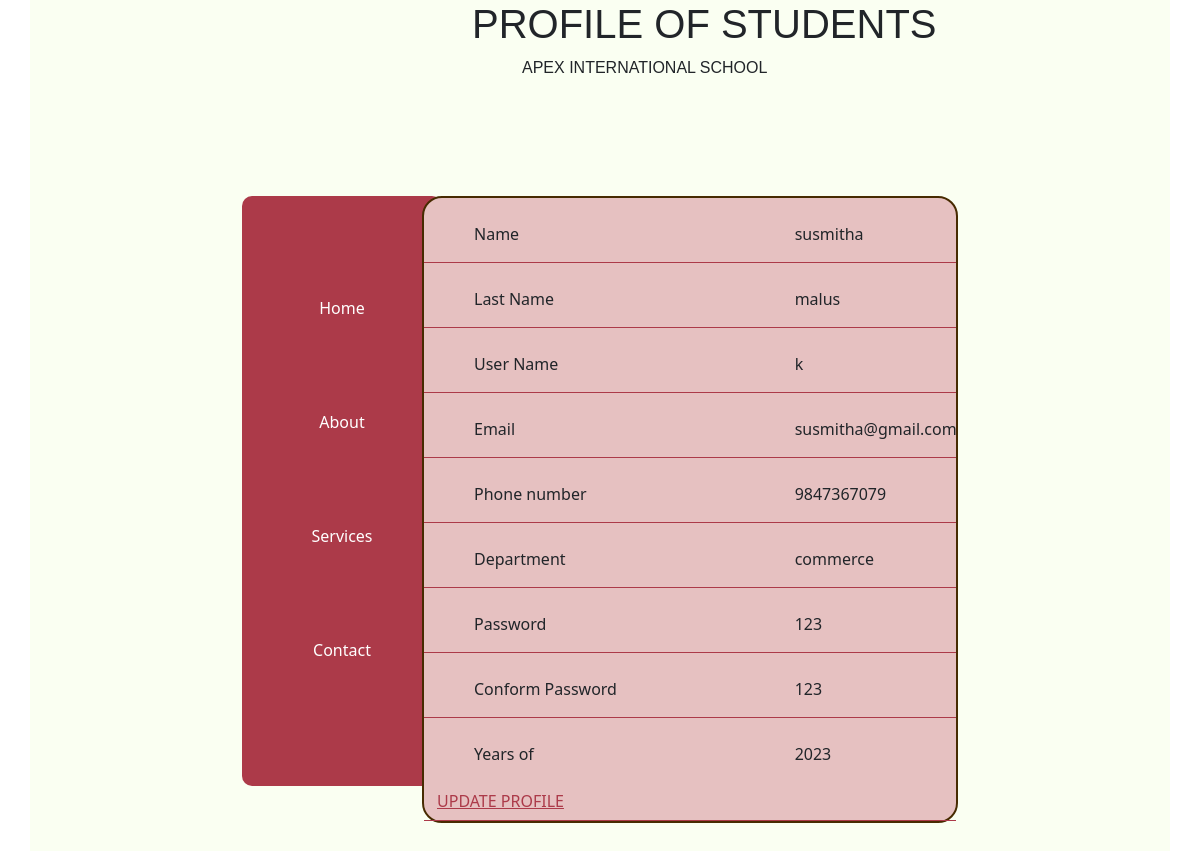
Page /profilestudents (signed in) on the committed database.
### stdapplications/models.py (models this page shows)
class students(models.Model):
    user=models.ForeignKey(User,on_delete=models.CASCADE)
    name =models.CharField(max_length=250)
    lastname=models.CharField(max_length=250)
    username=models.CharField(max_length=250)
    email =models.CharField(max_length=250)
    phone= models.IntegerField()
    department=models.CharField(max_length=250)
    password=models.CharField(max_length=250)
    conform=models.CharField(max_length=250)
    years=models.IntegerField()
    status=models.CharField(max_length=250)
    role=models.CharField(max_length=250)
    def __str__(self):
        return self.name

### stdapplications/views.py (the view)
# urls.py: path('profilestudents',views.profilestudents,name='profilestudents'),
def profilestudents(request):
    if request.user:
        user=request.user
        ding=students.objects.filter(user=user)
        print(ding)
    return render(request,'profilestudent.html',{'data':ding})

### stdapplications/templates/profilestudent.html (shortened to what this page needs)
<!DOCTYPE html>
<html lang="en">
<head>
  <link href="https://cdn.jsdelivr.net/npm/bootstrap@5.1.3/dist/css/bootstrap.min.css" rel="stylesheet"
>
  <link rel="stylesheet" href="../static/css/adminteacher.css">
</head>
<body>
  <div class="container" style="background-color:rgba(250, 255, 241, 0.9);">
    <div class="row">
      <h1 style="margin-left: 430px;font-family:Arial, Helvetica, sans-serif">PROFILE OF STUDENTS</h1>
      <p style="margin-left: 480px;font-family:Arial, Helvetica, sans-serif">APEX INTERNATIONAL SCHOOL</p>
      <div class="col-md-4">
        <div class="profile-links" style="background-color: #ac3a49;padding: 50px;text-align: center;margin: 100px 50px 0 50px;margin-left:200px;margin-bottom: 100px; width: 200px;height:590px;color: bisque;border-radius: 10px;">
          <li style="display: block;margin: 10px 0;"><a
              style="color:#fff; text-decoration:none;margin: 40px 0;display: inline-block;" href="#">Home</a></li>
          <li style="display: block;margin: 10px 0;"><a
              style="color:#fff; text-decoration:none;margin: 40px 0;display: inline-block;" href="#">About</a></li>
          <li style="display: block;margin: 10px 0;"><a
              style="color:#fff; text-decoration:none;margin: 40px 0;display: inline-block;" href="#">Services</a></li>
          <li style="display: block;margin: 10px 0;"><a
              style="color:#fff; text-decoration:none;margin: 40px 0;display: inline-block;" href="#">Contact</a></li>
        </div>
      </div>
      <div class="col-md-6">
        <div class="mt-custum" style="margin-top:100px; margin-right: 10px;background-color: #e6c1c1;min-height: 300px; border-radius: 20px;border: 2px solid #472b01;"><br>
          <div class="details" style="border-bottom: 1px solid #ac3a49;" >
            <div class="row">
              <div class="col-8">
                {% for i in data %}
                <p style="margin-left:50px;">Name</p>
              </div>
              <div class="col-4">
                {{i.name}}
              </div>
            </div>
          </div><br>
            <div class="details" style="border-bottom: 1px solid #ac3a49;">
              <div class="row">
                <div class="col-8">
                  <p style="margin-left:50px;">Last Name</p>
                </div>
                <div class="col-4">
                  {{i.lastname}}
                </div>
              </div>
            </div><br>
            <div class="details" style="border-bottom: 1px solid #ac3a49;">
              <div class="row">
                <div class="col-8">
                  <p style="margin-left:50px;">User Name</p>
                </div>
                <div class="col-4">
                  {{i.username}}
                </div>
              </div>
            </div><br>
            <div class="details" style="border-bottom: 1px solid #ac3a49;">
              <div class="row">
                <div class="col-8">
                  <p style="margin-left:50px;">Email</p>
                </div>
                <div class="col-4">
                  {{i.email}}
                </div>
              </div>
            </div><br>
            <div class="details" style="border-bottom: 1px solid #ac3a49;">
              <div class="row">
                <div class="col-8">
                  <p style="margin-left:50px;">Phone number</p>
                </div>
                <div class="col-4">
                  {{i.phone}}
                </div>
              </div>
            </div><br>
            <div class="details" style="border-bottom: 1px solid #ac3a49;">
              <div class="row">
                <div class="col-8">
                  <p style="margin-left:50px;">Department</p>
                </div>
                <div class="col-4">
                  {{i.department}}
                </div>
              </div>
            </div><br>
            <div class="details" style="border-bottom: 1px solid #ac3a49;">
              <div class="row">
                <div class="col-8">
                  <p style="margin-left:50px;">Password</p>
                </div>
                <div class="col-4">
                  {{i.password}}
                </div>
              </div>
            </div><br>
            <div class="details" style="border-bottom: 1px solid #ac3a49;">
              <div class="row">
                <div class="col-8">
                  <p style="margin-left:50px;">Conform Password</p>
                </div>
                <div class="col-4">
                  {{i.conform}}
                </div>
              </div>
            </div><br>
            <div class="details" style="border-bottom: 1px solid #ac3a49;">
              <div class="row">
                <div class="col-8">
                  <p style="margin-left:50px;">Years of </p>
                </div>
                <div class="col-4">
                  {{i.years}}
                </div>
              </div>
              <button class="btn -btn-light"><a href="{% url 'editst' i.id %}" style="color:#ac3a49;">UPDATE PROFILE</a></button>
            </div>
            {% endfor %}
          </div>
        </div>
      </div>
    </div>
</body>
</html>

### stdapplications/static/css/adminteacher.css (style rules this page uses)
* { margin: 0px; padding: 0px; box-sizing: border-box; }
body ,html { overflow-x: hidden; }

### rows in the picture
students: name "susmitha", lastname "malus", username "k", email "susmitha@gmail.com", phone "9847367079", department "commerce", password "123", conform "123", years "2023"
